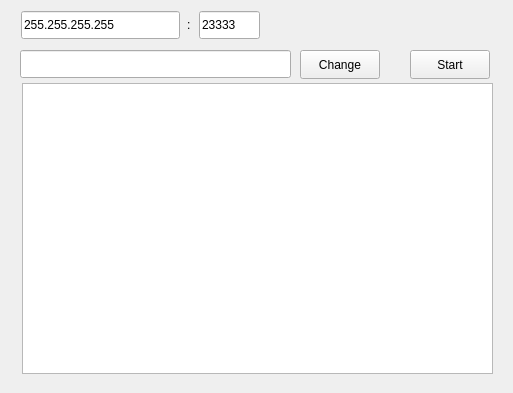
<?xml version="1.0" encoding="UTF-8"?>
<ui version="4.0">
 <class>Server</class>
 <widget class="QWidget" name="Server">
  <property name="geometry">
   <rect>
    <x>0</x>
    <y>0</y>
    <width>513</width>
    <height>393</height>
   </rect>
  </property>
  <property name="sizePolicy">
   <sizepolicy hsizetype="Fixed" vsizetype="Fixed">
    <horstretch>0</horstretch>
    <verstretch>0</verstretch>
   </sizepolicy>
  </property>
  <property name="windowTitle">
   <string>Server</string>
  </property>
  <widget class="QTextBrowser" name="messages">
   <property name="geometry">
    <rect>
     <x>22</x>
     <y>83</y>
     <width>471</width>
     <height>291</height>
    </rect>
   </property>
   <property name="sizePolicy">
    <sizepolicy hsizetype="Fixed" vsizetype="Fixed">
     <horstretch>4</horstretch>
     <verstretch>0</verstretch>
    </sizepolicy>
   </property>
  </widget>
  <widget class="QLineEdit" name="ip_edit">
   <property name="geometry">
    <rect>
     <x>21</x>
     <y>11</y>
     <width>159</width>
     <height>28</height>
    </rect>
   </property>
   <property name="sizePolicy">
    <sizepolicy hsizetype="Fixed" vsizetype="Fixed">
     <horstretch>0</horstretch>
     <verstretch>0</verstretch>
    </sizepolicy>
   </property>
   <property name="inputMask">
    <string/>
   </property>
   <property name="text">
    <string>255.255.255.255</string>
   </property>
  </widget>
  <widget class="QLabel" name="label">
   <property name="geometry">
    <rect>
     <x>187</x>
     <y>15</y>
     <width>16</width>
     <height>20</height>
    </rect>
   </property>
   <property name="sizePolicy">
    <sizepolicy hsizetype="Fixed" vsizetype="Fixed">
     <horstretch>0</horstretch>
     <verstretch>0</verstretch>
    </sizepolicy>
   </property>
   <property name="text">
    <string>:</string>
   </property>
  </widget>
  <widget class="QLineEdit" name="port_edit">
   <property name="geometry">
    <rect>
     <x>199</x>
     <y>11</y>
     <width>61</width>
     <height>28</height>
    </rect>
   </property>
   <property name="sizePolicy">
    <sizepolicy hsizetype="Fixed" vsizetype="Fixed">
     <horstretch>0</horstretch>
     <verstretch>0</verstretch>
    </sizepolicy>
   </property>
   <property name="inputMask">
    <string/>
   </property>
   <property name="text">
    <string>23333</string>
   </property>
   <property name="maxLength">
    <number>5</number>
   </property>
  </widget>
  <widget class="QLineEdit" name="root_edit">
   <property name="geometry">
    <rect>
     <x>20</x>
     <y>50</y>
     <width>271</width>
     <height>28</height>
    </rect>
   </property>
   <property name="sizePolicy">
    <sizepolicy hsizetype="Fixed" vsizetype="Fixed">
     <horstretch>1</horstretch>
     <verstretch>0</verstretch>
    </sizepolicy>
   </property>
   <property name="readOnly">
    <bool>true</bool>
   </property>
  </widget>
  <widget class="QPushButton" name="root_btn">
   <property name="geometry">
    <rect>
     <x>300</x>
     <y>50</y>
     <width>80</width>
     <height>29</height>
    </rect>
   </property>
   <property name="sizePolicy">
    <sizepolicy hsizetype="Fixed" vsizetype="Fixed">
     <horstretch>1</horstretch>
     <verstretch>0</verstretch>
    </sizepolicy>
   </property>
   <property name="text">
    <string>Change</string>
   </property>
  </widget>
  <widget class="QPushButton" name="power_btn">
   <property name="geometry">
    <rect>
     <x>410</x>
     <y>50</y>
     <width>80</width>
     <height>29</height>
    </rect>
   </property>
   <property name="sizePolicy">
    <sizepolicy hsizetype="Fixed" vsizetype="Fixed">
     <horstretch>1</horstretch>
     <verstretch>0</verstretch>
    </sizepolicy>
   </property>
   <property name="text">
    <string>Start</string>
   </property>
  </widget>
 </widget>
 <layoutdefault spacing="6" margin="11"/>
 <resources/>
 <connections/>
</ui>
